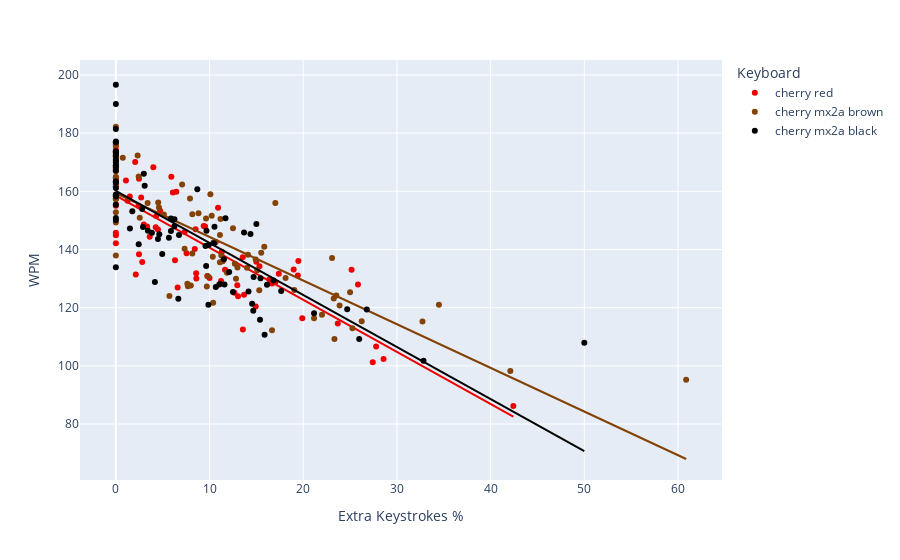

Write notebook code for a chart like this one.
### Code cell
fig_keyswitch_accuracy_and_wpm_comparison = px.scatter(df_trial_results, x= 'Extra Keystrokes %', 
y = 'WPM', trendline = 'ols', color = 'Keyboard', 
color_discrete_map = keyboard_color_discrete_map)
fig_keyswitch_accuracy_and_wpm_comparison.write_html(analytics_folder+'keyswitch_accuracy_and_wpm_comparison.html')
fig_keyswitch_accuracy_and_wpm_comparison.write_html(
analytics_folder+'accuracy_wpm_comparison.html')
fig_keyswitch_accuracy_and_wpm_comparison
